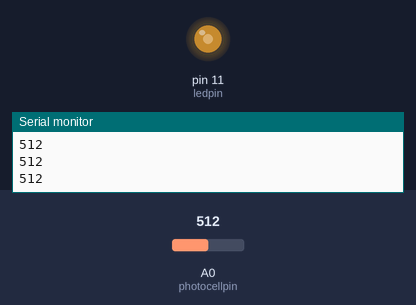
Bench run of a sketch on a simulated Arduino Uno, built with avr-gcc and run on an emulated ATmega328P. Parts: output pins drawn as LEDs (lit = HIGH), the last lines printed to the serial monitor. The inputs (shaded band) are chosen by the test bench; at power-on: A0 (photocellpin) = 512.

Above: at 1.2 s.
1.3 s: A0 (photocellpin) set to 716
At 2.5 s:
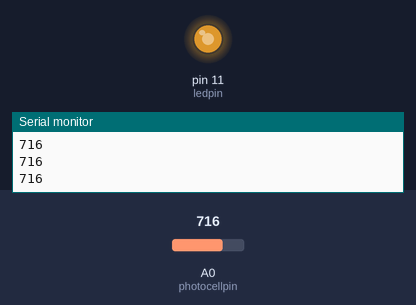
2.8 s: A0 (photocellpin) set to 900
At 3.4 s:
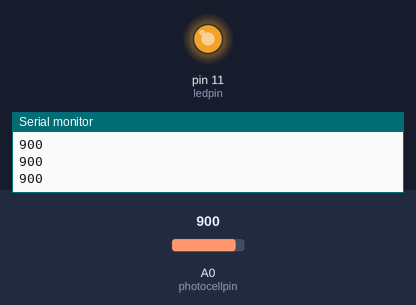
4.3 s: A0 (photocellpin) set to 122
At 4.6 s:
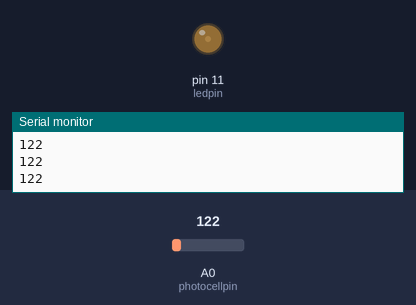
5.8 s: A0 (photocellpin) set to 0
At 7.0 s:
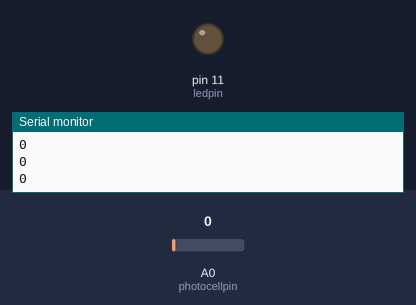
Timing chart, 0 to 8.3 s (numbered marks = the images above; inputs shaded):
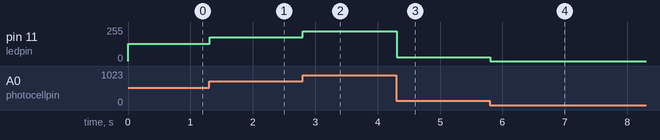

Measured:
- after the input at 1.3 s, pin 11 (ledpin): 128/255 → 179/255 at once
- after the input at 2.8 s, pin 11 (ledpin): 179/255 → 225/255 at once
- after the input at 4.3 s, pin 11 (ledpin): 225/255 → 30/255 at once
- after the input at 5.8 s, pin 11 (ledpin): 30/255 → 0/255 at once

The sketch:

Project_18.2_Light_lamp.ino
```cpp
//**********************************************************************************
int photocellpin=A0;// Initialize the analog pin A0 of photoresistor
int ledpin=11;// Initialize the digital pin 11
int val=0;// Initialize the variable val as 0

void setup()
{
Serial.begin(9600);// Set baud rate to 9600
pinMode(ledpin,OUTPUT);// Set digital pin 11 to "output"
pinMode(photocellpin,INPUT); //Set analog pin A0 to "input"
}

void loop()
{
val=analogRead(photocellpin);//Read the analog value of photoresistor, assign it to val
Serial.println(val);//Print the value of val
analogWrite(ledpin,val/4);//Set brightness(maximum 255)
delay(10);// Delay 0.01s
}
//**********************************************************************************
```
